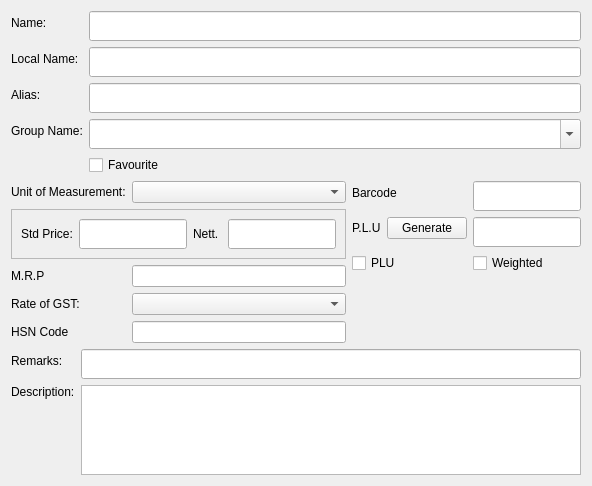
     <widget class="QWidget" name="itemTab">
      <property name="sizePolicy">
       <sizepolicy hsizetype="Fixed" vsizetype="Preferred">
        <horstretch>0</horstretch>
        <verstretch>0</verstretch>
       </sizepolicy>
      </property>
      <attribute name="title">
       <string>Item</string>
      </attribute>
      <layout class="QVBoxLayout" name="verticalLayout_10">
       <item>
        <layout class="QFormLayout" name="formLayout">
         <item row="0" column="0">
          <widget class="QLabel" name="nameLabel">
           <property name="text">
            <string>Name:</string>
           </property>
          </widget>
         </item>
         <item row="0" column="1">
          <widget class="QLineEdit" name="nameLineEdit">
           <property name="minimumSize">
            <size>
             <width>0</width>
             <height>30</height>
            </size>
           </property>
          </widget>
         </item>
         <item row="1" column="0">
          <widget class="QLabel" name="arabicNameLabel">
           <property name="text">
            <string>Local Name:</string>
           </property>
          </widget>
         </item>
         <item row="1" column="1">
          <widget class="QLineEdit" name="arabicNameLineEdit">
           <property name="minimumSize">
            <size>
             <width>0</width>
             <height>30</height>
            </size>
           </property>
          </widget>
         </item>
         <item row="2" column="0">
          <widget class="QLabel" name="aliasLabel">
           <property name="text">
            <string>Alias:</string>
           </property>
          </widget>
         </item>
         <item row="2" column="1">
          <widget class="QLineEdit" name="aliasLineEdit">
           <property name="minimumSize">
            <size>
             <width>0</width>
             <height>30</height>
            </size>
           </property>
          </widget>
         </item>
         <item row="3" column="0">
          <widget class="QLabel" name="groupNameLabel">
           <property name="text">
            <string>Group Name:</string>
           </property>
          </widget>
         </item>
         <item row="3" column="1">
          <widget class="QComboBox" name="groupNameComboBox">
           <property name="minimumSize">
            <size>
             <width>0</width>
             <height>30</height>
            </size>
           </property>
           <property name="editable">
            <bool>true</bool>
           </property>
          </widget>
         </item>
         <item row="4" column="1">
          <widget class="QCheckBox" name="FavoCheckBox">
           <property name="text">
            <string>Favourite</string>
           </property>
          </widget>
         </item>
        </layout>
       </item>
       <item>
        <layout class="QHBoxLayout" name="horizontalLayout_5">
         <item>
          <layout class="QFormLayout" name="formLayout_2">
           <item row="0" column="0">
            <widget class="QLabel" name="baseUnitOfMeasurementLabel">
             <property name="text">
              <string>Unit of Measurement:</string>
             </property>
            </widget>
           </item>
           <item row="0" column="1">
            <widget class="QComboBox" name="baseUnitOfMeasurementComboBox">
             <property name="sizePolicy">
              <sizepolicy hsizetype="Expanding" vsizetype="Fixed">
               <horstretch>0</horstretch>
               <verstretch>0</verstretch>
              </sizepolicy>
             </property>
             <property name="focusPolicy">
              <enum>Qt::StrongFocus</enum>
             </property>
            </widget>
           </item>
           <item row="3" column="0">
            <widget class="QLabel" name="label_14">
             <property name="text">
              <string>M.R.P</string>
             </property>
            </widget>
           </item>
           <item row="3" column="1">
            <widget class="QLineEdit" name="onlinePriceLine"/>
           </item>
           <item row="4" column="0">
            <widget class="QLabel" name="rateOfVATLabel">
             <property name="text">
              <string>Rate of GST:</string>
             </property>
            </widget>
           </item>
           <item row="5" column="0">
            <widget class="QLabel" name="hSNCodeLabel">
             <property name="text">
              <string>HSN Code</string>
             </property>
            </widget>
           </item>
           <item row="5" column="1">
            <widget class="QLineEdit" name="hSNCodeLineEdit"/>
           </item>
           <item row="1" column="0" colspan="2">
            <widget class="QWidget" name="PriceWidget" native="true">
             <property name="minimumSize">
              <size>
               <width>50</width>
               <height>50</height>
              </size>
             </property>
             <layout class="QVBoxLayout" name="verticalLayout_13">
              <property name="leftMargin">
               <number>0</number>
              </property>
              <property name="topMargin">
               <number>0</number>
              </property>
              <property name="rightMargin">
               <number>0</number>
              </property>
              <property name="bottomMargin">
               <number>0</number>
              </property>
              <item>
               <widget class="QFrame" name="frame">
                <property name="frameShape">
                 <enum>QFrame::StyledPanel</enum>
                </property>
                <property name="frameShadow">
                 <enum>QFrame::Raised</enum>
                </property>
                <layout class="QHBoxLayout" name="horizontalLayout_9">
                 <item>
                  <widget class="QLabel" name="priceLabel">
                   <property name="text">
                    <string>Std Price:</string>
                   </property>
                  </widget>
                 </item>
                 <item>
                  <widget class="QLineEdit" name="priceLineEdit">
                   <property name="minimumSize">
                    <size>
                     <width>0</width>
                     <height>30</height>
                    </size>
                   </property>
                  </widget>
                 </item>
                 <item>
                  <widget class="QLabel" name="label_15">
                   <property name="text">
                    <string>Nett. </string>
                   </property>
                  </widget>
                 </item>
                 <item>
                  <widget class="QLineEdit" name="nettPrice">
                   <property name="minimumSize">
                    <size>
                     <width>0</width>
                     <height>30</height>
                    </size>
                   </property>
                  </widget>
                 </item>
                </layout>
               </widget>
              </item>
             </layout>
            </widget>
           </item>
           <item row="4" column="1">
            <widget class="QComboBox" name="gstComboBox"/>
           </item>
          </layout>
         </item>
         <item>
          <layout class="QFormLayout" name="formLayout_6">
           <item row="0" column="0">
            <widget class="QLabel" name="codeLabel">
             <property name="text">
              <string>Barcode</string>
             </property>
            </widget>
           </item>
           <item row="0" column="1">
            <widget class="QLineEdit" name="codeLineEdit">
             <property name="minimumSize">
              <size>
               <width>0</width>
               <height>30</height>
              </size>
             </property>
            </widget>
           </item>
           <item row="1" column="1">
            <widget class="QLineEdit" name="SerialLineEdit">
             <property name="minimumSize">
              <size>
               <width>0</width>
               <height>30</height>
              </size>
             </property>
             <property name="readOnly">
              <bool>false</bool>
             </property>
            </widget>
           </item>
           <item row="1" column="0">
            <layout class="QHBoxLayout" name="horizontalLayout_7">
             <item>
              <widget class="QLabel" name="serialLabel">
               <property name="text">
                <string>P.L.U</string>
               </property>
              </widget>
             </item>
             <item>
              <widget class="QPushButton" name="geeneratePLU">
               <property name="text">
                <string>Generate</string>
               </property>
              </widget>
             </item>
            </layout>
           </item>
           <item row="2" column="0">
            <widget class="QCheckBox" name="pluCheck">
             <property name="text">
              <string>PLU</string>
             </property>
            </widget>
           </item>
           <item row="2" column="1">
            <widget class="QCheckBox" name="customItemCheckBox">
             <property name="text">
              <string>Weighted</string>
             </property>
            </widget>
           </item>
          </layout>
         </item>
        </layout>
       </item>
       <item>
        <layout class="QFormLayout" name="formLayout_3">
         <item row="0" column="0">
          <widget class="QLabel" name="narrationLabel">
           <property name="text">
            <string>Remarks:</string>
           </property>
          </widget>
         </item>
         <item row="0" column="1">
          <widget class="QLineEdit" name="narrationLineEdit">
           <property name="minimumSize">
            <size>
             <width>0</width>
             <height>30</height>
            </size>
           </property>
          </widget>
         </item>
         <item row="1" column="0">
          <widget class="QLabel" name="label_2">
           <property name="text">
            <string>Description:</string>
           </property>
           <property name="alignment">
            <set>Qt::AlignLeading|Qt::AlignLeft|Qt::AlignTop</set>
           </property>
          </widget>
         </item>
         <item row="1" column="1">
          <widget class="QPlainTextEdit" name="descriptionEdit">
           <property name="minimumSize">
            <size>
             <width>0</width>
             <height>30</height>
            </size>
           </property>
           <property name="maximumSize">
            <size>
             <width>16777215</width>
             <height>90</height>
            </size>
           </property>
          </widget>
         </item>
        </layout>
       </item>
      </layout>
     </widget>
